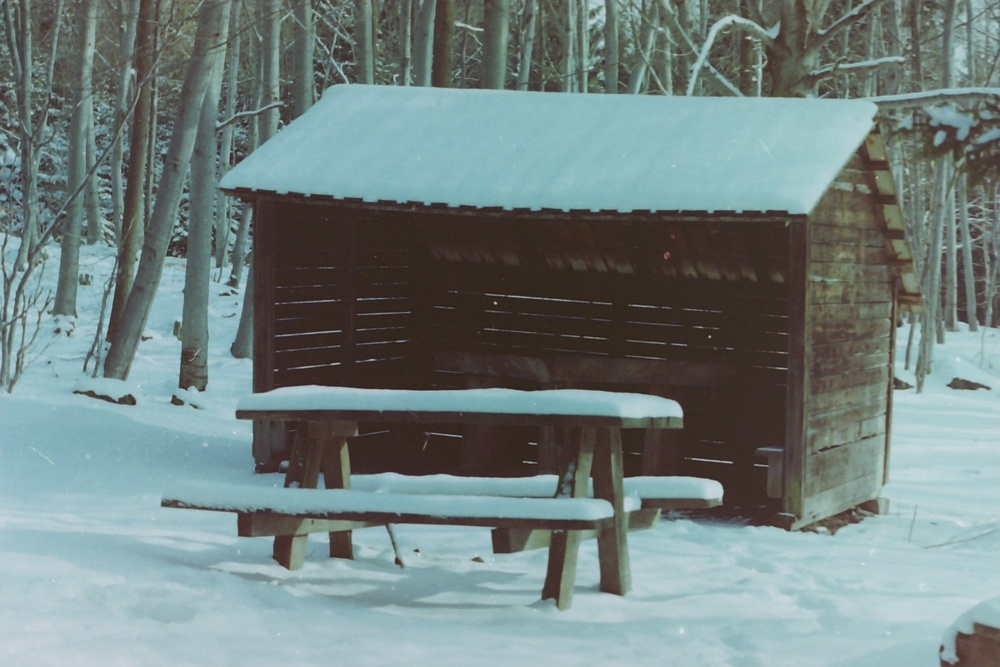
#> input picture Lab9/image.jpg, 1000 x 667 px, shrunk from 2544 x 1696 before the run
$ python main.py
#> lines starting #> are read from the running program, lines starting #| are printed output that depends on the picture
import cv2
import numpy as np
import matplotlib.pyplot as plt

def load_and_convert_to_gray(path):
    gray = cv2.imread(path, cv2.IMREAD_GRAYSCALE)
    return gray

def compute_histogram(gray_image):
    hist = cv2.calcHist([gray_image], [0], None, [256], [0, 256])
    return hist

def equalize_histogram(gray_image):
    return cv2.equalizeHist(gray_image)

def save_image(path, image):
    cv2.imwrite(path, image)

def plot_2x2_matrix(original, original_hist, equalized, equalized_hist, save_path=None):
    fig, axs = plt.subplots(2, 2, figsize=(10, 8))

    axs[0, 0].imshow(original, cmap='gray')
    axs[0, 0].set_title('Original Image')
    axs[0, 0].axis('off')

    axs[0, 1].plot(original_hist, color='black')
    axs[0, 1].set_title('Original Histogram')

    axs[1, 0].imshow(equalized, cmap='gray')
    axs[1, 0].set_title('Equalized Image')
    axs[1, 0].axis('off')

    axs[1, 1].plot(equalized_hist, color='black')
    axs[1, 1].set_title('Equalized Histogram')

    plt.tight_layout()
    if save_path:
        plt.savefig(save_path)
    plt.show()

def process_image(input_path, output_image_path, output_plot_path):
#> called with input_path = 'image.jpg', output_image_path = 'output_equalized.jpg', output_plot_path = 'histograms_and_images.png'
    gray = load_and_convert_to_gray(input_path)
#> in load_and_convert_to_gray, `gray = cv2.imread(path, cv2.IMREAD_GRAYSCALE)`:
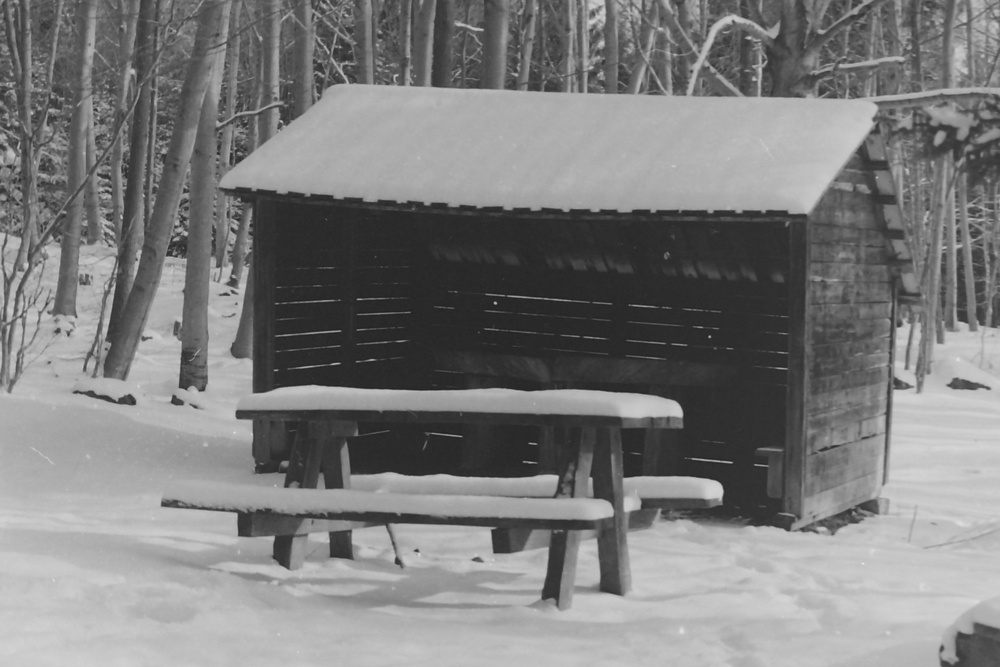
#> gray: shape (667, 1000); min 31, max 231, mean 124.9
    gray_hist = compute_histogram(gray)
#> in compute_histogram, `hist = cv2.calcHist([gray_image], [0], None, [256], [0, 256])`: hist = 256 values, max 14363 at index 43, min 0 at index 0, mean 2605.5
#> gray_hist has the same summary as hist in compute_histogram

    equalized = equalize_histogram(gray)
#> in equalize_histogram, `return cv2.equalizeHist(gray_image)`:
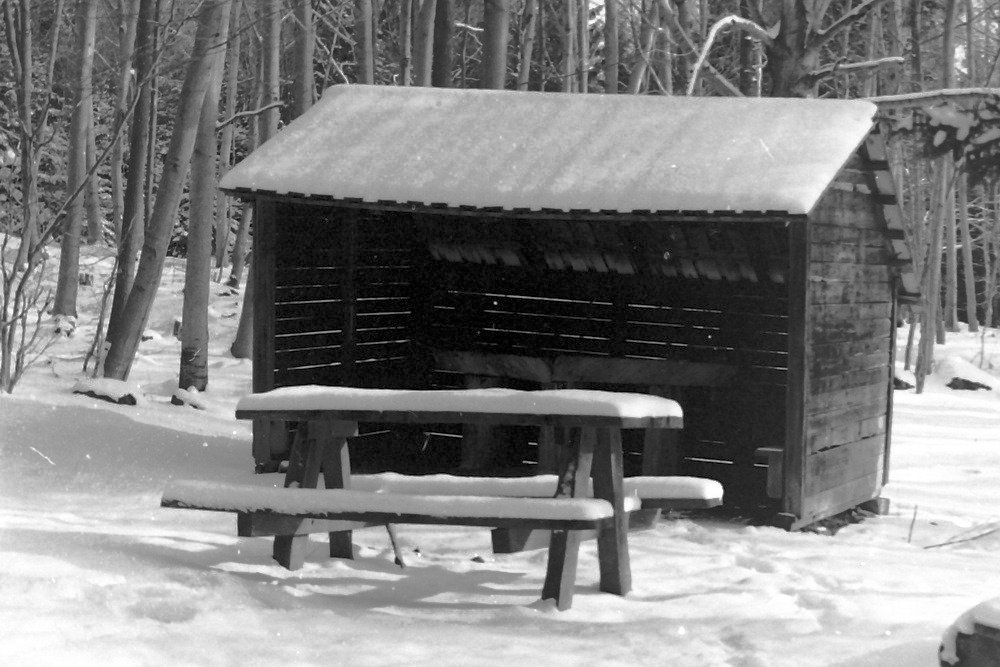
#> returned value: shape (667, 1000); min 0, max 255, mean 128.5
    equalized_hist = compute_histogram(equalized)
#> equalized_hist = 256 values, max 14363 at index 17, min 0 at index 3, mean 2605.5

    save_image(output_image_path, equalized)
    plot_2x2_matrix(gray, gray_hist, equalized, equalized_hist, save_path=output_plot_path)
#> in plot_2x2_matrix, `plt.savefig(save_path)`:
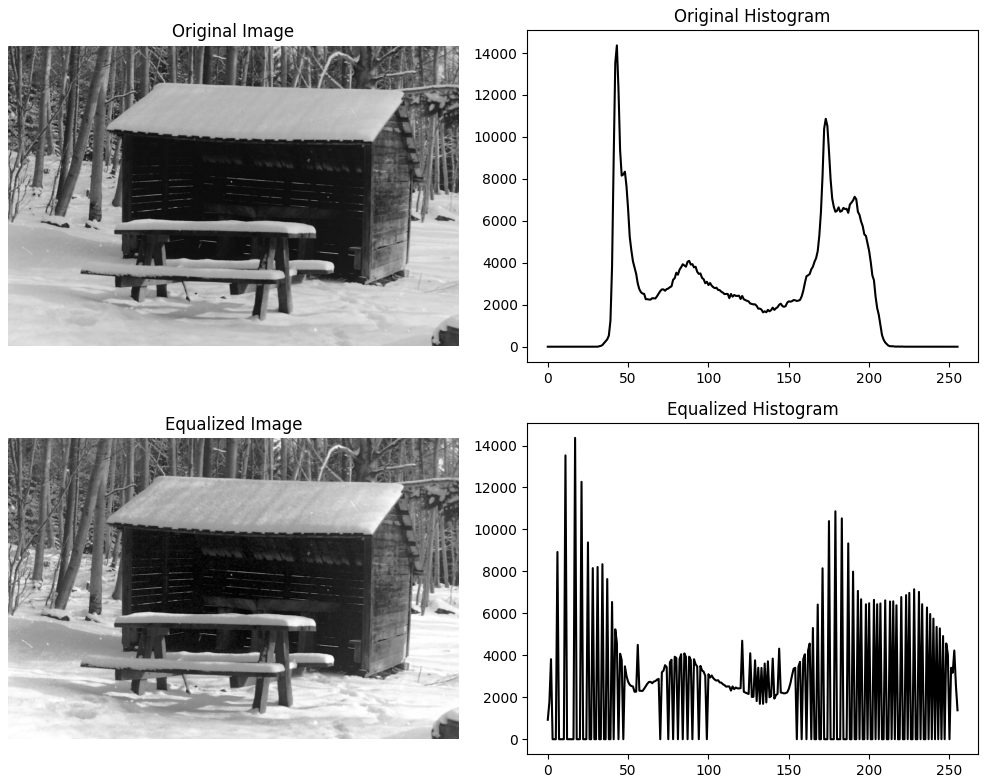
#> figure drawn by matplotlib, 4 panels; panel 2: curve peaks at x = 43, y = 14363; panel 4: curve peaks at x = 17, y = 14363


if __name__ == "__main__":
    process_image('image.jpg', 'output_equalized.jpg', 'histograms_and_images.png')
